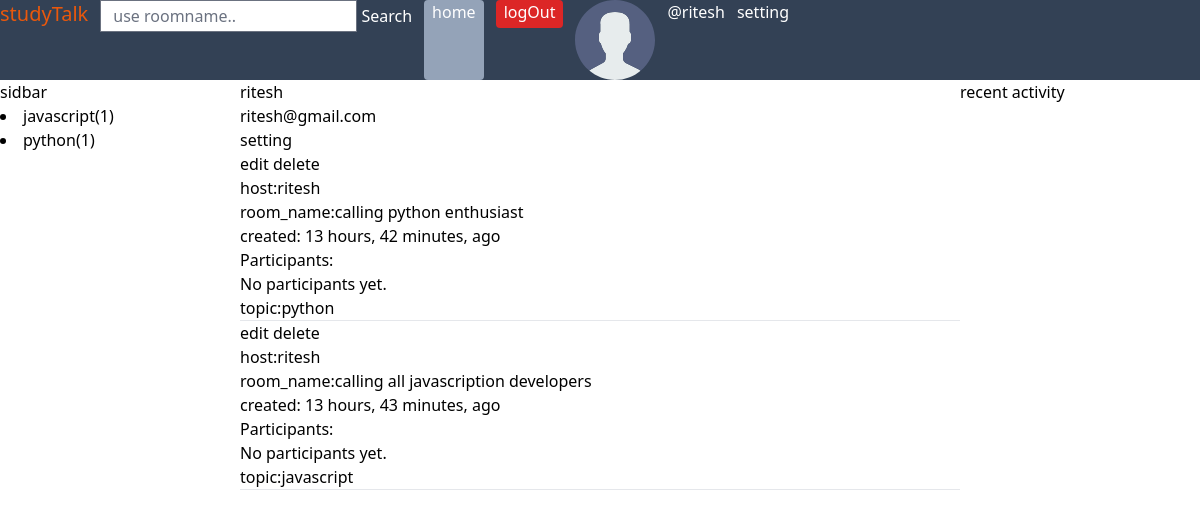
The page /profile/2 (signed in) on the database as committed earlier.
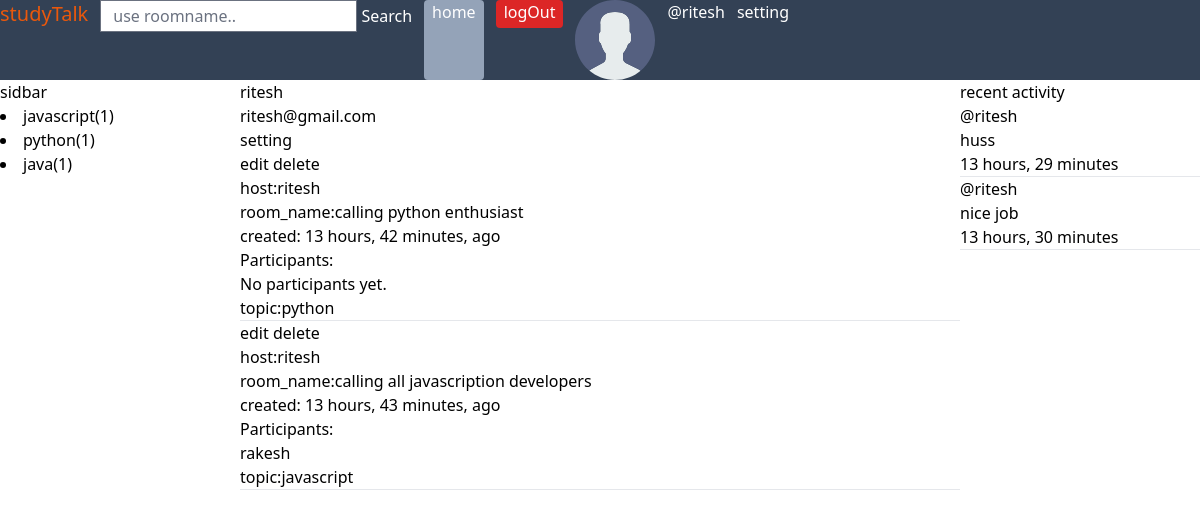
The same page on the database as committed later.
### base/models.py (models this page shows, shortened)
class User(AbstractUser):
    name=models.CharField(max_length=200,null=True)
    email=models.EmailField(unique=True,null=True)
    bio=models.TextField(null=True)
    avatar=models.ImageField(upload_to="images/", null=True,blank=True,default='avatar.svg')
    USERNAME_FIELD='email'
    REQUIRED_FIELDS = ['username']  # Required when creating a superuser

class Topic(models.Model):
    name=models.CharField(max_length=200,null=True,unique=True)
    def __str__(self):
        return f"{self.name}"

class Room(models.Model):
    host = models.ForeignKey(User,on_delete=models.SET_NULL,null=True)
    topic =models.ForeignKey(Topic, on_delete=models.SET_NULL, null=True)
    name = models.CharField(max_length=220)
    description = models.TextField(null=True, blank=True)
    participants=models.ManyToManyField(User,related_name='participants', blank=True)
    created_at = models.DateTimeField(auto_now_add=True)
    updated_at = models.DateTimeField(auto_now=True)
    class Meta:
        ordering =['-updated_at','-created_at']

class Message(models.Model):
    user = models.ForeignKey(User, on_delete=models.CASCADE)
    room = models.ForeignKey(Room, on_delete=models.CASCADE)
    message = models.TextField()
    created_at = models.DateTimeField(auto_now_add=True)
    updated_at = models.DateTimeField(auto_now=True)
    class Meta:
        ordering = ['-updated_at','-created_at']

### base/views.py (the view)
# urls.py: path('profile/<int:user_id>',views.userProfile,name='profile'),
def userProfile(request,user_id):
    user=get_object_or_404(User,pk=user_id)
    rooms = user.room_set.all()
    room_messages = user.message_set.all()
    topics = Topic.objects.all()
    print(user)
    print(request.user)
    flag=None
    if user == request.user:
        flag="True"
        print(flag)
    context = {'feed_user': user, 'rooms': rooms,
               'messages': room_messages, 'topics': topics,'flag':flag}
    return render(request, 'base/profile.html', context)

### base/templates/base/profile.html (shortened to what this page needs)
{% extends "layout.html" %}
{% block content %}
<div class="profile-container">
    <div>
        {% include "base/topic-component.html" %}
    </div>
    <div>
        <div>
            <h2>{{feed_user.username}}</h2>
            <p>{{feed_user.email}}</p>
            {% if  flag %}
            <a href="{% url "update-profile" %}">setting</a>
            {% endif %}
        </div>
        {% include "base/room-component.html" %}
    </div>
    <div>
        {% include "base/activity-component.html" %}
    </div>
</div>
{% endblock %}

### templates/layout.html (shortened to what this page needs)
{% load static %}
{% load static tailwind_tags %}
<!DOCTYPE html>
<html lang="en">
<head>
    <link rel="stylesheet" href="{% static "styles/style.css"%}">
    {% tailwind_css %}
</head>
<body >
    <nav class="bg-slate-700 text-white flex gap-3">
        <span class="text-xl text-orange-600">studyTalk</span>
    <form action="{% url 'search' %}" method="post" class=" ">
        <input
        class="outline-none h-8"
        type="search"
        placeholder="use roomname.."
        name="search_query"
        required aria-label="Search"
     >
     <button  type="submit">Search</button>
    </form>
    <a href="{% url "index" %}" class="bg-slate-400 rounded px-2">home</a>
    {% if user.is_authenticated %}
                <form action="{% url 'logout'%}" method="post" >
                    <button  type="submit" class="bg-red-600 rounded  px-2 pb-1">logOut</button>
                </form>
                {% if user.avatar%}
                <img height="80" width="80" src="{{user.avatar.url}}" alt="avatar">
                {% endif %}
                <a href="{% url "profile" user.id %}">@{{user.username}}</a>
                <a href="{% url "update-profile" %}">setting</a>
    {% else %}
                <a href="{% url "login" %}" class="bg-green-400 rounded px-2 pb-1"><button>login</button></a>
                <a href="{% url "sign-up" %}" class="bg-teal-500 rounded px-2 pb-1"><button>signUP</button></a>
    {% endif %}
            </nav>
    {% block content %}
    {% endblock %}
</body>
</html>

### base/templates/base/topic-component.html
<div class="sidebar"><h3>sidbar</h3>
    {% for topic  in topics %}
    <a href="">
        <li>
            <a href="{% url "search"%}?q={{topic.name}}">{{topic.name}}<span>({{topic.room_set.all.count}})</span></a>
        </li>
    </a>
    {% endfor %}
</div>

### base/templates/base/room-component.html
{% for room in rooms %}
{% if room.host == user %}
    <a href="{%url "update-room" room.id%}" ><button>edit</button></a>
    <a href="{%url "delete-room" room.id%}" ><button>delete</button></a>
{% endif %}
<a href="{% url "profile" room.host.id %}">
    <h4>host:{{room.host.username}}</h4>
</a>
<a href="{% url "room" room.id %}">
    <h2>room_name:{{room.name}}</h4>
</a>
<h3>created: {{room.created_at|timesince}}, ago</h3>
    <ul>
        <li>Participants:</li>
        <ul>
            {% for participant in room.participants.all %}
                <li>{{ participant.username }}</li>
            {% empty %}
                <li>No participants yet.</li>
            {% endfor %}
        </ul>
    </ul>
<h3>topic:{{room.topic}}</p>
        <hr>
{% endfor %}

### base/templates/base/activity-component.html
<h2>recent activity</h2>
        {% for message in messages %}
        <a href="{% url 'profile' message.user.id %}">
                <h4>@{{message.user.username}}</h4>
        </a>
        <p>{{message.message}}</p>
        <span>{{message.created_at|timesince}}</span>
        <hr>
        {% endfor %}

### static/styles/style.css (style rules this page uses)
hr { background-color: blue; height: 5px; }

### base/templates/base/profile.html (style rules this page uses)
.profile-container { display:grid; grid-template-columns: 1fr 3fr 1fr; }

Rows that differ between the two databases and show on the page:
added Topic: name "java", room_set.all.count "1"
shown differently, row unchanged: Room "calling all javascription developers": no longer shows "No participants yet."
added User: username "rakesh", shown under Room "calling all javascription developers"
added Message: user.username "ritesh", message "huss", created_at "13 hours, 29 minutes"
added Message: user.username "ritesh", message "nice job", created_at "13 hours, 30 minutes"
